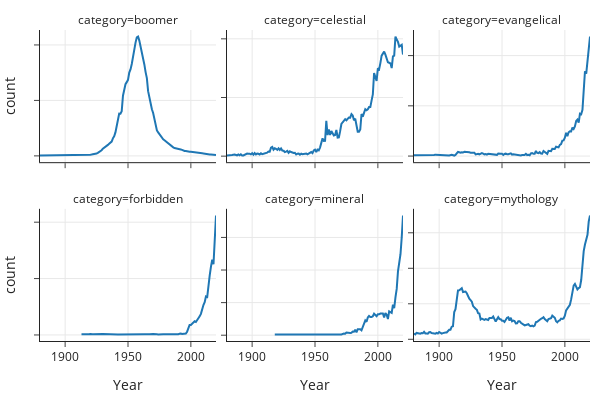

Write notebook code for a chart like this one.
### Markdown cell above
As the NYT article claims, "baby boomer" names have become less popular after
2000, while mythological names have become more popular.

We can also plot the popularities of all the categories
at once. Take a look at the plots below and see whether
they support the claims made in the New York Times article.

### Code cell
fig = px.line(cate_counts, x='Year', y='count',
              facet_col='category', facet_col_wrap=3,
              facet_row_spacing=0.15,
              width=600, height=400)
margin(fig, t=30)
fig.update_yaxes(matches=None, showticklabels=False)

### Figure 1 — Plotly figure (JSON) as saved in the notebook; plotly's stock layout.template omitted (floating-point values rounded to 4 significant figures; data arrays with more than 128 entries replaced by an {"elided": "..."} marker saying what was removed)
{"data": [{"hovertemplate": "category=boomer<br>Year=%{x}<br>count=%{y}<extra></extra>", "legendgroup": "", "line": {"color": "#1F77B4", "dash": "solid"}, "marker": {"symbol": "circle"}, "mode": "lines", "name": "", "orientation": "v", "showlegend": false, "type": "scatter", "x": {"elided": "141 int values"}, "xaxis": "x4", "y": {"elided": "141 int values"}, "yaxis": "y4"}, {"hovertemplate": "category=celestial<br>Year=%{x}<br>count=%{y}<extra></extra>", "legendgroup": "", "line": {"color": "#1F77B4", "dash": "solid"}, "marker": {"symbol": "circle"}, "mode": "lines", "name": "", "orientation": "v", "showlegend": false, "type": "scatter", "x": {"elided": "139 int values"}, "xaxis": "x5", "y": {"elided": "139 int values"}, "yaxis": "y5"}, {"hovertemplate": "category=evangelical<br>Year=%{x}<br>count=%{y}<extra></extra>", "legendgroup": "", "line": {"color": "#1F77B4", "dash": "solid"}, "marker": {"symbol": "circle"}, "mode": "lines", "name": "", "orientation": "v", "showlegend": false, "type": "scatter", "x": [1880, 1883, 1884, 1887, 1888, 1891, 1892, 1894, 1896, 1897, 1904, 1907, 1908, 1910, 1911, 1912, 1913, 1914, 1915, 1916, 1917, 1918, 1919, 1920, 1921, 1922, 1923, 1924, 1925, 1926, 1927, 1928, 1929, 1930, 1931, 1932, 1933, 1934, 1935, 1936, 1937, 1938, 1939, 1940, 1941, 1942, 1943, 1944, 1945, 1946, 1947, 1948, 1949, 1950, 1951, 1952, 1953, 1954, 1955, 1957, 1958, 1959, 1960, 1961, 1962, 1964, 1965, 1966, 1968, 1969, 1970, 1971, 1972, 1973, 1974, 1975, 1976, 1977, 1978, 1979, 1980, 1981, 1982, 1983, 1984, 1985, 1986, 1987, 1988, 1989, 1990, 1991, 1992, 1993, 1994, 1995, 1996, 1997, 1998, 1999, 2000, 2001, 2002, 2003, 2004, 2005, 2006, 2007, 2008, 2009, 2010, 2011, 2012, 2013, 2014, 2015, 2016, 2017, 2018, 2019, 2020], "xaxis": "x6", "y": [7, 7, 8, 6, 5, 11, 8, 6, 10, 14, 6, 5, 6, 12, 6, 5, 11, 22, 41, 38, 34, 38, 35, 42, 42, 41, 35, 37, 33, 32, 28, 33, 17, 21, 23, 17, 21, 29, 24, 17, 21, 15, 22, 20, 23, 21, 21, 13, 16, 12, 26, 20, 22, 22, 11, 21, 24, 19, 19, 27, 15, 17, 15, 17, 9, 7, 6, 10, 10, 22, 10, 13, 8, 26, 30, 23, 23, 51, 31, 29, 39, 26, 24, 51, 41, 39, 22, 52, 48, 48, 73, 71, 70, 93, 86, 86, 111, 119, 154, 156, 182, 232, 198, 237, 246, 245, 284, 269, 294, 348, 362, 332, 422, 417, 461, 624, 844, 820, 941, 1060, 1189], "yaxis": "y6"}, {"hovertemplate": "category=forbidden<br>Year=%{x}<br>count=%{y}<extra></extra>", "legendgroup": "", "line": {"color": "#1F77B4", "dash": "solid"}, "marker": {"symbol": "circle"}, "mode": "lines", "name": "", "orientation": "v", "showlegend": false, "type": "scatter", "x": [1913, 1914, 1915, 1917, 1918, 1919, 1920, 1921, 1922, 1930, 1942, 1963, 1964, 1966, 1967, 1970, 1971, 1973, 1974, 1975, 1978, 1985, 1987, 1989, 1990, 1991, 1992, 1993, 1994, 1995, 1996, 1997, 1998, 1999, 2000, 2001, 2002, 2003, 2004, 2005, 2006, 2007, 2008, 2009, 2010, 2011, 2012, 2013, 2014, 2015, 2016, 2017, 2018, 2019, 2020], "xaxis": "x", "y": [6, 5, 6, 5, 7, 6, 9, 8, 6, 9, 5, 6, 5, 8, 7, 8, 9, 6, 5, 6, 7, 7, 5, 5, 7, 10, 13, 9, 9, 15, 12, 29, 63, 89, 89, 98, 109, 121, 115, 130, 141, 165, 187, 235, 265, 290, 341, 336, 471, 528, 606, 668, 627, 826, 1060], "yaxis": "y"}, {"hovertemplate": "category=mineral<br>Year=%{x}<br>count=%{y}<extra></extra>", "legendgroup": "", "line": {"color": "#1F77B4", "dash": "solid"}, "marker": {"symbol": "circle"}, "mode": "lines", "name": "", "orientation": "v", "showlegend": false, "type": "scatter", "x": [1918, 1967, 1968, 1969, 1971, 1973, 1974, 1975, 1976, 1977, 1978, 1979, 1980, 1981, 1982, 1983, 1984, 1985, 1986, 1987, 1988, 1989, 1990, 1991, 1992, 1993, 1994, 1995, 1996, 1997, 1998, 1999, 2000, 2001, 2002, 2003, 2004, 2005, 2006, 2007, 2008, 2009, 2010, 2011, 2012, 2013, 2014, 2015, 2016, 2017, 2018, 2019, 2020], "xaxis": "x2", "y": [5, 5, 6, 5, 5, 10, 9, 17, 15, 15, 14, 15, 22, 21, 33, 18, 37, 37, 37, 30, 51, 72, 91, 82, 109, 118, 112, 112, 116, 132, 127, 117, 128, 128, 133, 134, 133, 109, 136, 126, 99, 146, 143, 137, 187, 166, 232, 284, 392, 434, 497, 602, 735], "yaxis": "y2"}, {"hovertemplate": "category=mythology<br>Year=%{x}<br>count=%{y}<extra></extra>", "legendgroup": "", "line": {"color": "#1F77B4", "dash": "solid"}, "marker": {"symbol": "circle"}, "mode": "lines", "name": "", "orientation": "v", "showlegend": false, "type": "scatter", "x": {"elided": "141 int values"}, "xaxis": "x3", "y": {"elided": "141 int values"}, "yaxis": "y3"}], "layout": {"annotations": [{"font": {}, "showarrow": false, "text": "category=forbidden", "x": 0.16, "xanchor": "center", "xref": "paper", "y": 0.425, "yanchor": "bottom", "yref": "paper"}, {"font": {}, "showarrow": false, "text": "category=mineral", "x": 0.5, "xanchor": "center", "xref": "paper", "y": 0.425, "yanchor": "bottom", "yref": "paper"}, {"font": {}, "showarrow": false, "text": "category=mythology", "x": 0.84, "xanchor": "center", "xref": "paper", "y": 0.425, "yanchor": "bottom", "yref": "paper"}, {"font": {}, "showarrow": false, "text": "category=boomer", "x": 0.16, "xanchor": "center", "xref": "paper", "y": 1, "yanchor": "bottom", "yref": "paper"}, {"font": {}, "showarrow": false, "text": "category=celestial", "x": 0.5, "xanchor": "center", "xref": "paper", "y": 1, "yanchor": "bottom", "yref": "paper"}, {"font": {}, "showarrow": false, "text": "category=evangelical", "x": 0.84, "xanchor": "center", "xref": "paper", "y": 1, "yanchor": "bottom", "yref": "paper"}], "height": 400, "legend": {"tracegroupgap": 0}, "margin": {"t": 30}, "width": 600, "xaxis": {"anchor": "y", "autorange": true, "domain": [0, 0.32], "range": [1880, 2020], "title": {"text": "Year"}, "type": "linear"}, "xaxis2": {"anchor": "y2", "autorange": true, "domain": [0.34, 0.66], "matches": "x", "range": [1880, 2020], "title": {"text": "Year"}, "type": "linear"}, "xaxis3": {"anchor": "y3", "autorange": true, "domain": [0.68, 1.0], "matches": "x", "range": [1880, 2020], "title": {"text": "Year"}, "type": "linear"}, "xaxis4": {"anchor": "y4", "autorange": true, "domain": [0, 0.32], "matches": "x", "range": [1880, 2020], "showticklabels": false, "type": "linear"}, "xaxis5": {"anchor": "y5", "autorange": true, "domain": [0.34, 0.66], "matches": "x", "range": [1880, 2020], "showticklabels": false, "type": "linear"}, "xaxis6": {"anchor": "y6", "autorange": true, "domain": [0.68, 1.0], "matches": "x", "range": [1880, 2020], "showticklabels": false, "type": "linear"}, "yaxis": {"anchor": "x", "autorange": true, "domain": [0, 0.425], "range": [-53.61, 1119.0], "showticklabels": false, "title": {"text": "count"}, "type": "linear"}, "yaxis2": {"anchor": "x2", "autorange": true, "domain": [0, 0.425], "range": [-35.56, 775.6], "showticklabels": false, "type": "linear"}, "yaxis3": {"anchor": "x3", "autorange": true, "domain": [0, 0.425], "range": [-48.17, 3675.0], "showticklabels": false, "type": "linear"}, "yaxis4": {"anchor": "x4", "autorange": true, "domain": [0.575, 1], "range": [-5665.0, 113500.0], "showticklabels": false, "title": {"text": "count"}, "type": "linear"}, "yaxis5": {"anchor": "x5", "autorange": true, "domain": [0.575, 1], "range": [-51.33, 1075.0], "showticklabels": false, "type": "linear"}, "yaxis6": {"anchor": "x6", "autorange": true, "domain": [0.575, 1], "range": [-60.78, 1255.0], "showticklabels": false, "type": "linear"}}}
